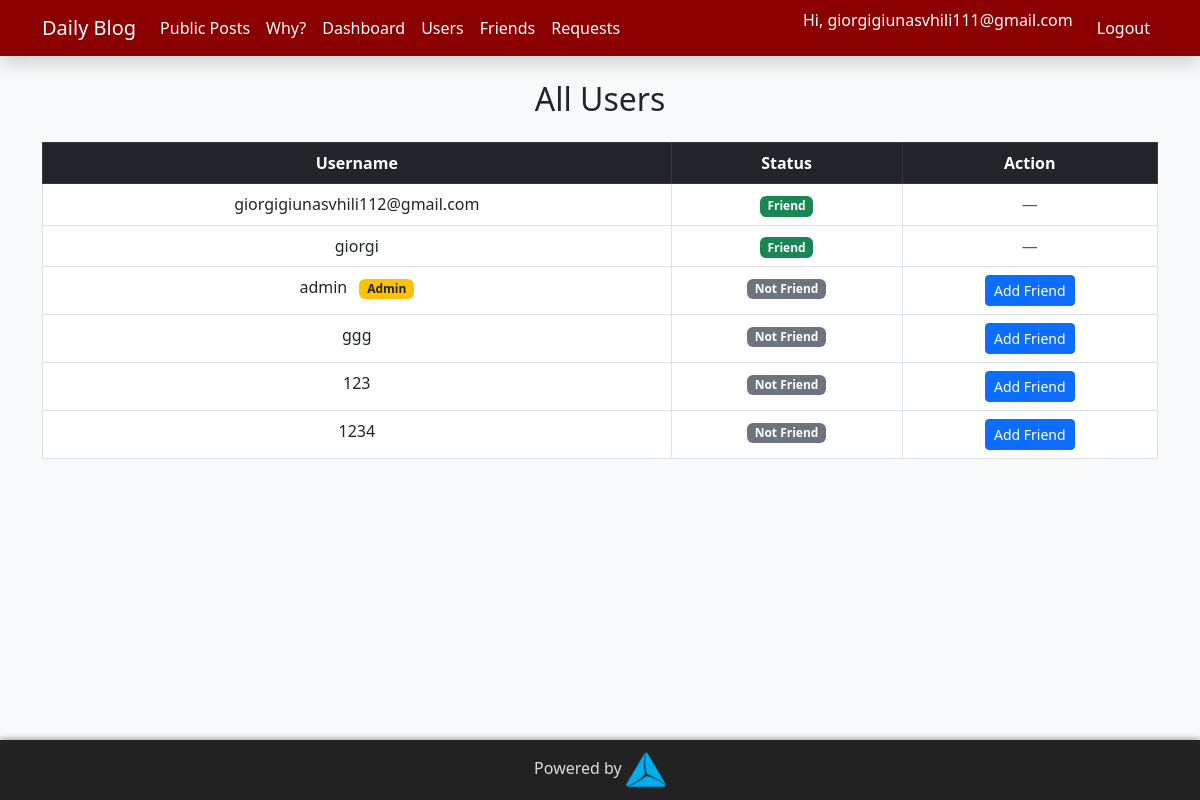
Screenshot of /users (signed in) with the database file from the repository.
### models.py (models this page shows)
class User(db.Model, UserMixin):
    id = db.Column(db.Integer, primary_key=True)
    username = db.Column(db.String(80), unique=True, nullable=False)
    password = db.Column(db.String(200), nullable=False)
    posts = db.relationship('Post', backref='author', lazy=True)
    friends = db.relationship('User', secondary=friendship,
        primaryjoin=(friendship.c.user_id == id),
        secondaryjoin=(friendship.c.friend_id == id),
        backref='friend_of')
    def is_admin(self): return self.username.lower() == 'admin'

### routes.py (the view)
@app.route('/users')
@login_required
def users():
    all_users = User.query.filter(User.id != current_user.id).all()
    sent = [r.to_id for r in FriendRequest.query.filter_by(from_id=current_user.id, status='pending')]
    received = [r.from_id for r in FriendRequest.query.filter_by(to_id=current_user.id, status='pending')]
    friends = [f.id for f in current_user.friends]
    return render_template('users.html', users=all_users, sent=sent, received=received, friends_ids=friends)

### routes.py (called while the page is built)
@login.user_loader
def load_user(user_id): return db.session.get(User, int(user_id))

### templates/users.html
{% extends "base.html" %}
{% block content %}
<h2 class="mb-4 text-center">All Users</h2>
<div class="table-responsive">
  <table class="table table-bordered table-hover text-center">
    <thead class="table-dark">
      <tr>
        <th>Username</th>
        <th>Status</th>
        <th>Action</th>
      </tr>
    </thead>
    <tbody>
      {% for user in users %}
      <tr>
        <td>
          {{ user.username }}
          {% if user.username|lower == 'admin' %}
            <span class="badge bg-warning text-dark ms-2">Admin</span>
          {% endif %}
        </td>
        <td>
          {% if user.id in friends_ids %}
            <span class="badge bg-success">Friend</span>
          {% elif user.id in sent %}
            <span class="badge bg-info text-dark">Request Sent</span>
          {% elif user.id in received %}
            <span class="badge bg-warning text-dark">Sent You Request</span>
          {% else %}
            <span class="badge bg-secondary">Not Friend</span>
          {% endif %}
        </td>
        <td>
          {% if user.id not in friends_ids and user.id not in sent and user.id not in received %}
            <a href="{{ url_for('send_request', user_id=user.id) }}" class="btn btn-sm btn-primary">Add Friend</a>
          {% elif user.id in received %}
            <a href="{{ url_for('requests') }}" class="btn btn-sm btn-warning">Respond</a>
          {% else %}
            <span class="text-muted">—</span>
          {% endif %}
        </td>
      </tr>
      {% endfor %}
    </tbody>
  </table>
</div>
{% endblock %}

### templates/base.html (shortened to what this page needs)
<!DOCTYPE html>
<html lang="en">
<head>
  <link href="https://cdn.jsdelivr.net/npm/bootstrap@5.3.0/dist/css/bootstrap.min.css" rel="stylesheet" />
</head>
<body>
<nav class="navbar navbar-expand-lg navbar-dark shadow">
  <div class="container">
    <a class="navbar-brand" href="{{ url_for('home') }}">Daily Blog</a>
    <div class="collapse navbar-collapse" id="navbarNav">
      <ul class="navbar-nav me-auto mb-2 mb-lg-0">
        <li class="nav-item"><a class="nav-link" href="{{ url_for('home') }}">Public Posts</a></li>
        <li class="nav-item"><a class="nav-link" href="{{ url_for('why') }}">Why?</a></li>
        {% if current_user.is_authenticated %}
          <li class="nav-item"><a class="nav-link" href="{{ url_for('dashboard') }}">Dashboard</a></li>
          <li class="nav-item"><a class="nav-link" href="{{ url_for('users') }}">Users</a></li>
          <li class="nav-item"><a class="nav-link" href="{{ url_for('friends') }}">Friends</a></li>
          <li class="nav-item"><a class="nav-link" href="{{ url_for('requests') }}">Requests</a></li>
        {% endif %}
      </ul>
      <ul class="navbar-nav">
        {% if current_user.is_authenticated %}
          <li class="nav-item"><span class="navbar-text me-3 text-white">Hi, {{ current_user.username }}</span></li>
          <li class="nav-item"><a class="nav-link" href="{{ url_for('logout') }}">Logout</a></li>
        {% else %}
          <li class="nav-item"><a class="nav-link" href="{{ url_for('login') }}">Login</a></li>
          <li class="nav-item"><a class="nav-link" href="{{ url_for('register') }}">Register</a></li>
        {% endif %}
      </ul>
    </div>
  </div>
</nav>
<div class="container my-4">
  {% block content %}{% endblock %}
</div>
<footer>
  <div>
    Powered by
    <a href="https://tbceducation.ge" target="_blank" rel="noopener" style="color:#ffc107; text-decoration:none;">
      <img src="{{ url_for('static', filename='tbc.png') }}" alt="TBC Logo" />
    </a>
  </div>
</footer>
</body>
</html>

### templates/base.html (style rules this page uses)
body { background-color: #f8f9fa; padding-bottom: 120px; }
.navbar { background-color: #8B0000 !important; }
.navbar .nav-link, .navbar-brand { color: #fff !important; }
footer { position: fixed; bottom: 0; width: 100%; background-color: #222; color: #ddd; padding: 10px 0; text-align: center; box-shadow: 0 -2px 5px rgba(0,0,0,0.3); z-index: 9999; }
footer img { height: 40px; vertical-align: middle; }

### rows the page displays
User: username "giorgigiunasvhili111@gmail.com"
User: username "giorgigiunasvhili112@gmail.com", shows "Friend"
User: username "giorgi", shows "Friend"
User: username "admin", shows "Admin", shows "Not Friend"
User: username "ggg", shows "Not Friend"
User: username "123", shows "Not Friend"
User: username "1234", shows "Not Friend"
